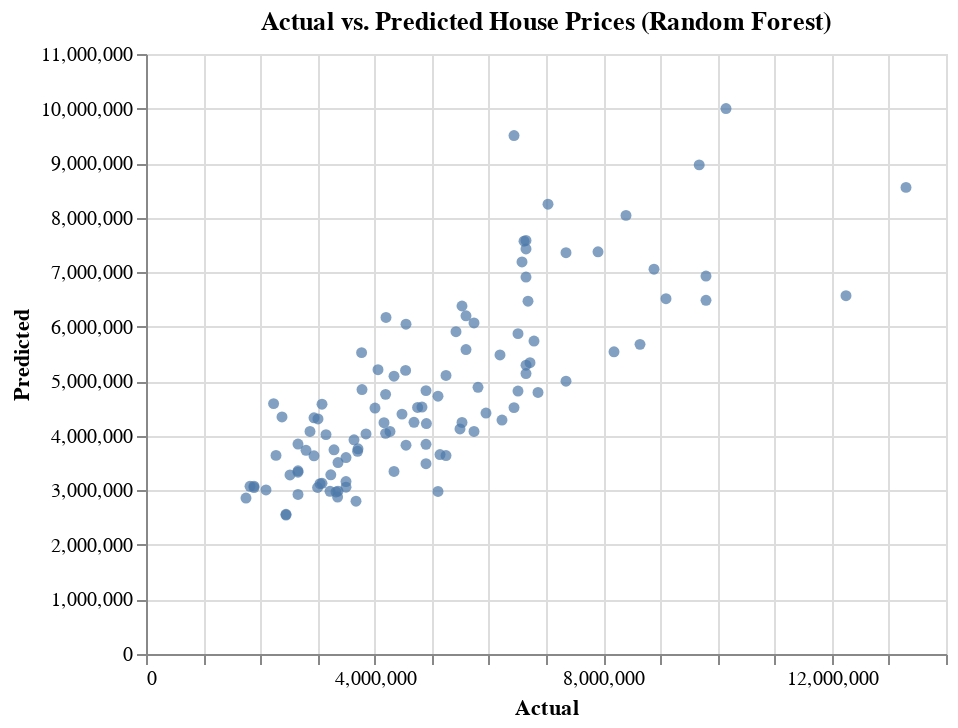

Notebook code cell kept with this figure:
### Code cell
chart_rf

### Figure 1 — Vega-Lite specification as saved in the notebook (floating-point values rounded to 4 significant figures)
{"config": {"view": {"continuousWidth": 400, "continuousHeight": 300}}, "data": {"name": "data-37bc79679a54557320eb891e52ffd4ee"}, "mark": "circle", "encoding": {"tooltip": [{"field": "Actual", "type": "quantitative"}, {"field": "Predicted", "type": "quantitative"}], "x": {"field": "Actual", "type": "quantitative"}, "y": {"field": "Predicted", "type": "quantitative"}}, "selection": {"selector008": {"type": "interval", "bind": "scales", "encodings": ["x", "y"]}}, "title": "Actual vs. Predicted House Prices (Random Forest)", "$schema": "https://vega.github.io/schema/vega-lite/v4.17.0.json", "datasets": {"data-37bc79679a54557320eb891e52ffd4ee": [{"Actual": 4060000, "Predicted": 5211000.0, "differences": -1151000.0}, {"Actual": 6650000, "Predicted": 7425000.0, "differences": -775000.0}, {"Actual": 3710000, "Predicted": 3762000.0, "differences": -52160.0}, {"Actual": 6440000, "Predicted": 4517000.0, "differences": 1923000.0}, {"Actual": 2800000, "Predicted": 3734000.0, "differences": -933800.0}, {"Actual": 4900000, "Predicted": 3488000.0, "differences": 1412000.0}, {"Actual": 5250000, "Predicted": 5106000.0, "differences": 143600.0}, {"Actual": 4543000, "Predicted": 5199000.0, "differences": -656400.0}, {"Actual": 2450000, "Predicted": 2562000.0, "differences": -111900.0}, {"Actual": 3353000, "Predicted": 2878000.0, "differences": 474900.0}, {"Actual": 10150000, "Predicted": 10000000.0, "differences": 149800.0}, {"Actual": 2660000, "Predicted": 3358000.0, "differences": -698300.0}, {"Actual": 3360000, "Predicted": 2984000.0, "differences": 376100.0}, {"Actual": 3360000, "Predicted": 3509000.0, "differences": -149200.0}, {"Actual": 2275000, "Predicted": 3641000.0, "differences": -1366000.0}, {"Actual": 2660000, "Predicted": 3850000.0, "differences": -1190000.0}, {"Actual": 2660000, "Predicted": 3333000.0, "differences": -672800.0}, {"Actual": 7350000, "Predicted": 5002000.0, "differences": 2348000.0}, {"Actual": 2940000, "Predicted": 3633000.0, "differences": -692800.0}, {"Actual": 2870000, "Predicted": 4081000.0, "differences": -1211000.0}, {"Actual": 6720000, "Predicted": 5341000.0, "differences": 1379000.0}, {"Actual": 5425000, "Predicted": 5910000.0, "differences": -484500.0}, {"Actual": 1890000, "Predicted": 3078000.0, "differences": -1188000.0}, {"Actual": 5250000, "Predicted": 3637000.0, "differences": 1613000.0}, {"Actual": 4193000, "Predicted": 4760000.0, "differences": -567100.0}, {"Actual": 12250000, "Predicted": 6569000.0, "differences": 5681000.0}, {"Actual": 3080000, "Predicted": 3129000.0, "differences": -49350.0}, {"Actual": 5110000, "Predicted": 4727000.0, "differences": 383000.0}, {"Actual": 9800000, "Predicted": 6484000.0, "differences": 3316000.0}, {"Actual": 2520000, "Predicted": 3283000.0, "differences": -763500.0}, {"Actual": 6790000, "Predicted": 5738000.0, "differences": 1052000.0}, {"Actual": 3500000, "Predicted": 3161000.0, "differences": 339400.0}, {"Actual": 6650000, "Predicted": 6910000.0, "differences": -260300.0}, {"Actual": 2940000, "Predicted": 4331000.0, "differences": -1391000.0}, {"Actual": 3325000, "Predicted": 2971000.0, "differences": 353800.0}, {"Actual": 4200000, "Predicted": 6171000.0, "differences": -1971000.0}, {"Actual": 4900000, "Predicted": 4829000.0, "differences": 71190.0}, {"Actual": 3290000, "Predicted": 3744000.0, "differences": -453900.0}, {"Actual": 3500000, "Predicted": 3059000.0, "differences": 441500.0}, {"Actual": 2380000, "Predicted": 4346000.0, "differences": -1966000.0}, {"Actual": 5495000, "Predicted": 4126000.0, "differences": 1369000.0}, {"Actual": 3675000, "Predicted": 2801000.0, "differences": 873800.0}, {"Actual": 6650000, "Predicted": 7582000.0, "differences": -932200.0}, {"Actual": 4907000, "Predicted": 4225000.0, "differences": 682200.0}, {"Actual": 3150000, "Predicted": 4022000.0, "differences": -872100.0}, {"Actual": 4480000, "Predicted": 4398000.0, "differences": 81940.0}, {"Actual": 6580000, "Predicted": 7188000.0, "differences": -608400.0}, {"Actual": 5740000, "Predicted": 4080000.0, "differences": 1660000.0}, {"Actual": 3003000, "Predicted": 3052000.0, "differences": -49490.0}, {"Actual": 1820000, "Predicted": 3075000.0, "differences": -1255000.0}, {"Actual": 8400000, "Predicted": 8041000.0, "differences": 358600.0}, {"Actual": 2450000, "Predicted": 2547000.0, "differences": -97020.0}, {"Actual": 4270000, "Predicted": 4080000.0, "differences": 189900.0}, {"Actual": 4007500, "Predicted": 4508000.0, "differences": -500800.0}, {"Actual": 3234000, "Predicted": 3285000.0, "differences": -50730.0}, {"Actual": 1750000, "Predicted": 2858000.0, "differences": -1108000.0}, {"Actual": 9800000, "Predicted": 6930000.0, "differences": 2870000.0}, {"Actual": 2100000, "Predicted": 3007000.0, "differences": -907300.0}, {"Actual": 4340000, "Predicted": 5093000.0, "differences": -753100.0}, {"Actual": 3045000, "Predicted": 3124000.0, "differences": -78760.0}, {"Actual": 3850000, "Predicted": 4035000.0, "differences": -184700.0}, {"Actual": 3500000, "Predicted": 3601000.0, "differences": -101100.0}, {"Actual": 4753000, "Predicted": 4520000.0, "differences": 232600.0}, {"Actual": 3080000, "Predicted": 4580000.0, "differences": -1500000.0}, {"Actual": 4550000, "Predicted": 3828000.0, "differences": 721700.0}, {"Actual": 6510000, "Predicted": 4821000.0, "differences": 1689000.0}, {"Actual": 6685000, "Predicted": 6467000.0, "differences": 217600.0}, {"Actual": 5110000, "Predicted": 2980000.0, "differences": 2130000.0}, {"Actual": 4550000, "Predicted": 6046000.0, "differences": -1496000.0}, {"Actual": 6650000, "Predicted": 5142000.0, "differences": 1508000.0}, {"Actual": 3640000, "Predicted": 3928000.0, "differences": -287600.0}, {"Actual": 5600000, "Predicted": 5582000.0, "differences": 17990.0}, {"Actual": 3780000, "Predicted": 4849000.0, "differences": -1069000.0}, {"Actual": 6615000, "Predicted": 7568000.0, "differences": -953000.0}, {"Actual": 3220000, "Predicted": 2982000.0, "differences": 237600.0}, {"Actual": 6650000, "Predicted": 5295000.0, "differences": 1355000.0}, {"Actual": 4690000, "Predicted": 4248000.0, "differences": 441600.0}, {"Actual": 4830000, "Predicted": 4527000.0, "differences": 302900.0}, {"Actual": 6860000, "Predicted": 4794000.0, "differences": 2066000.0}, {"Actual": 2233000, "Predicted": 4591000.0, "differences": -2358000.0}, {"Actual": 7035000, "Predicted": 8247000.0, "differences": -1212000.0}, {"Actual": 4165000, "Predicted": 4240000.0, "differences": -74830.0}, {"Actual": 6195000, "Predicted": 5482000.0, "differences": 712600.0}, {"Actual": 6510000, "Predicted": 5873000.0, "differences": 636500.0}, {"Actual": 1890000, "Predicted": 3051000.0, "differences": -1161000.0}, {"Actual": 8190000, "Predicted": 5541000.0, "differences": 2649000.0}, {"Actual": 2660000, "Predicted": 2925000.0, "differences": -265200.0}, {"Actual": 4193000, "Predicted": 4045000.0, "differences": 147900.0}, {"Actual": 13300000, "Predicted": 8555000.0, "differences": 4745000.0}, {"Actual": 9681000, "Predicted": 8967000.0, "differences": 713700.0}, {"Actual": 4340000, "Predicted": 3347000.0, "differences": 993000.0}, {"Actual": 8645000, "Predicted": 5677000.0, "differences": 2968000.0}, {"Actual": 3703000, "Predicted": 3716000.0, "differences": -13090.0}, {"Actual": 5145000, "Predicted": 3656000.0, "differences": 1489000.0}, {"Actual": 6440000, "Predicted": 9506000.0, "differences": -3066000.0}, {"Actual": 5950000, "Predicted": 4418000.0, "differences": 1532000.0}, {"Actual": 5810000, "Predicted": 4890000.0, "differences": 920000.0}, {"Actual": 5740000, "Predicted": 6069000.0, "differences": -328900.0}, {"Actual": 6230000, "Predicted": 4289000.0, "differences": 1941000.0}, {"Actual": 5600000, "Predicted": 6201000.0, "differences": -600600.0}, {"Actual": 3010000, "Predicted": 4310000.0, "differences": -1300000.0}, {"Actual": 8890000, "Predicted": 7055000.0, "differences": 1835000.0}, {"Actual": 4900000, "Predicted": 3845000.0, "differences": 1055000.0}, {"Actual": 5530000, "Predicted": 4245000.0, "differences": 1285000.0}, {"Actual": 9100000, "Predicted": 6513000.0, "differences": 2587000.0}, {"Actual": 3773000, "Predicted": 5525000.0, "differences": -1752000.0}, {"Actual": 7910000, "Predicted": 7373000.0, "differences": 536900.0}, {"Actual": 7350000, "Predicted": 7357000.0, "differences": -7134.0}, {"Actual": 5530000, "Predicted": 6380000.0, "differences": -850000.0}]}}
